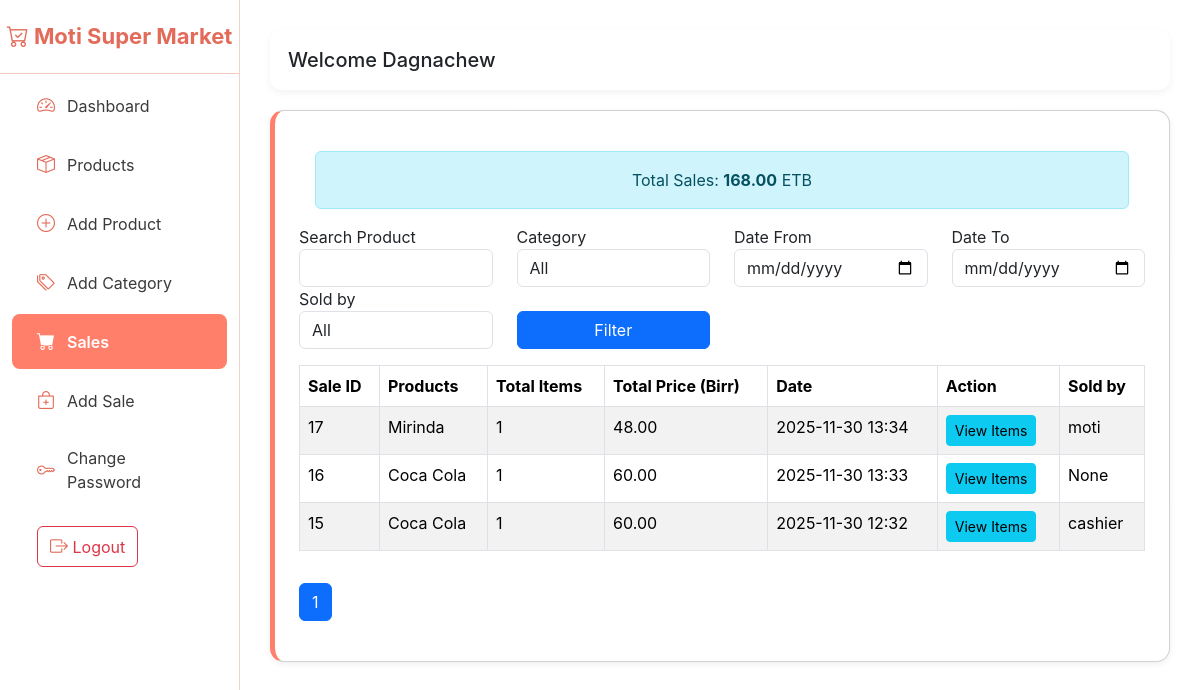
The page /sales/ (signed in) on the database as committed earlier.
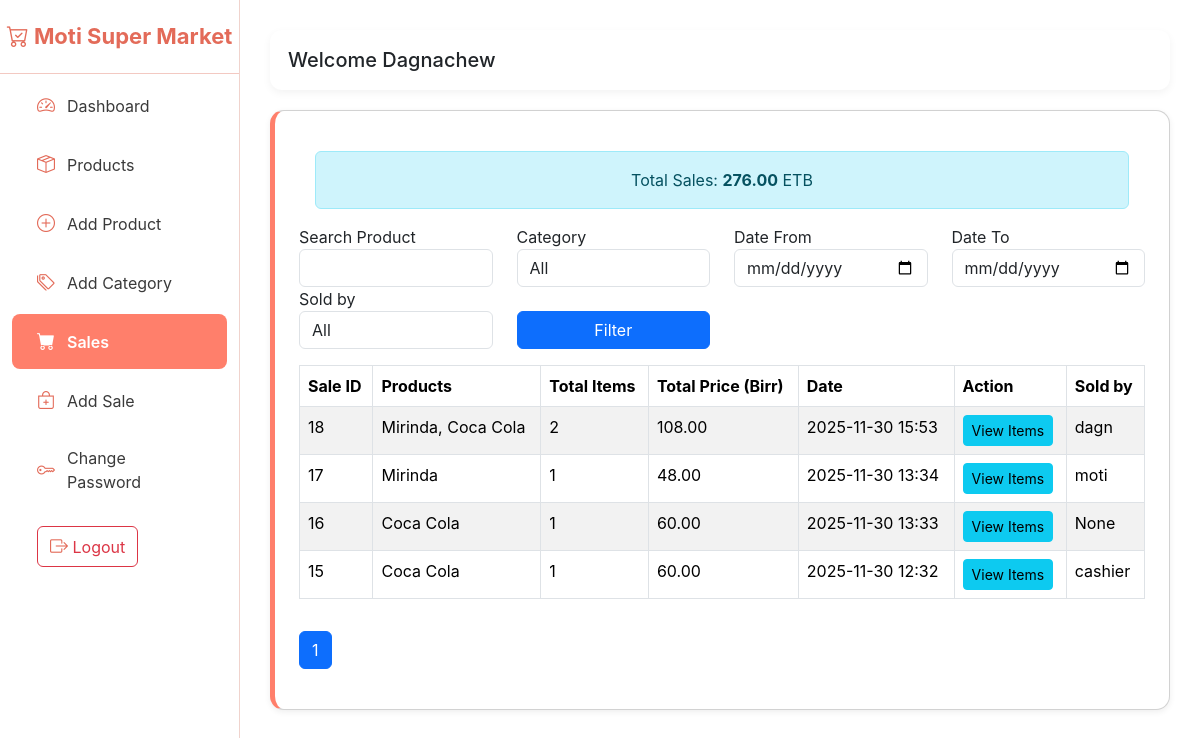
The same page on the database as committed later.
### authentication/models.py (models this page shows, shortened)
class CustomUser(AbstractUser):
    class UserType(models.TextChoices):
        ADMIN = "admin", "Admin"
        CASHIER = "cashier", "Cashier"
    user_type = models.CharField(
        max_length=20,
        choices=UserType.choices,
        default=UserType.CASHIER
    )
    middle_name = models.CharField(max_length=100, null=True, blank=True)
    company = models.ForeignKey(Company, on_delete=models.CASCADE)

### myapp/models.py (models this page shows, shortened)
class Sale(models.Model):
    created_at = models.DateTimeField(auto_now_add=True)
    total_price = models.DecimalField(max_digits=12, decimal_places=2, default=0)  # total for all items
    sold_by = models.ForeignKey(
        settings.AUTH_USER_MODEL,
        on_delete=models.CASCADE,
        related_name='sales', null=True, blank=True
    )

class Product(models.Model):
    name = models.CharField(max_length=200)
    category = models.ForeignKey(Category, on_delete=models.SET_NULL, null=True)
    barcode = models.CharField(max_length=100, blank=True, null=True)
    selling_price = models.DecimalField(max_digits=10, decimal_places=2)
    low_stock_threshold = models.PositiveIntegerField(default=10)  # NEW FIELD
    created_at = models.DateTimeField(auto_now_add=True)

### myapp/views.py (the view)
# urls.py: path('sales/', views.sales, name='sales'),
@login_required(login_url='/accounts/login')
@user_passes_test(is_admin)
def sales(request):
    today = date.today()
    search = request.GET.get('search', '').strip()
    category = request.GET.get('category')
    product_id = request.GET.get('product')
    date_from = request.GET.get('date_from', today)
    date_to = request.GET.get('date_to', today)
    sold_by = request.GET.get('sold_by')
    sale_items_qs = SaleItem.objects.select_related('product')
    sales = Sale.objects.prefetch_related(
        Prefetch('items', queryset=sale_items_qs, to_attr='sale_items')
    ).order_by('-created_at')
    if search:
        sales = sales.filter(items__product__name__icontains=search).distinct()
    if category:
        sales = sales.filter(items__product__category_id=category).distinct()
    if product_id:
        sales = sales.filter(items__product_id=product_id).distinct()
    if date_from:
        sales = sales.filter(created_at__date__gte=date_from)
    if date_to:
        sales = sales.filter(created_at__date__lte=date_to)
    if sold_by:
        sales = sales.filter(sold_by=sold_by)
    for sale in sales:
        sale.total_items = sum(item.quantity for item in sale.sale_items)
        sale.total_price = sum(item.total_price for item in sale.sale_items)
        sale.product_names = ", ".join(item.product.name for item in sale.sale_items)
    grand_total_price = sum(sale.total_price for sale in sales)
    paginator = Paginator(sales, 20)
    page_number = request.GET.get('page')
    page_obj = paginator.get_page(page_number)
    from authentication.models import CustomUser
    context = {
        'sales': page_obj,
        'page_obj': page_obj,
        'categories': Category.objects.all(),
        'products': Product.objects.all(),
        'values': request.GET,
        'users': CustomUser.objects.all(),
        'grand_total_price': grand_total_price,   # ✅ Pass to template
    }
    return render(request, 'sales.html', context)

### authentication/views.py (called while the page is built)
def is_admin(user):
    return user.user_type == 'admin'

### myapp/templatetags/money.py (called while the page is built)
@register.filter
def money(value):
    try:
        value = float(value)
        return f"{value:,.2f}"
    except:
        return value

### template/sales.html (shortened to what this page needs)
{% extends 'base.html' %}
{% block content %}
{% load money %}
<div class="card card-simple p-4">
<div class="alert alert-info m-3 text-center">
    Total Sales: <strong>{{ grand_total_price|money }}</strong> ETB
</div>
    <form method="GET" class="row">
        <div class="col-md-3 position-relative">
            <label>Search Product</label>
            <input type="text" id="product_input" name="search" value="{{ values.search }}" class="form-control" autocomplete="off">
        </div>
        <div class="col-md-3">
            <label>Category</label>
            <select name="category" class="form-control">
                <option value="">All</option>
            </select>
        </div>
        <div class="col-md-3">
            <label>Date From</label>
            <input type="date" name="date_from" value="{{ values.date_from }}" class="form-control">
        </div>
        <div class="col-md-3">
            <label>Date To</label>
            <input type="date" name="date_to" value="{{ values.date_to }}" class="form-control">
        </div>
        <div class="col-md-3">
            <label>Sold by</label>
            <select name="sold_by" class="form-control">
                <option value="">All</option>
            </select>
        </div>
        <div class="col-md-3 d-flex align-items-end">
            <button class="btn btn-primary w-100">Filter</button>
        </div>
    </form>
    <table class="table table-bordered table-striped mt-3">
        <thead>
            <tr>
                <th>Sale ID</th>
                <th>Products</th>
                <th>Total Items</th>
                <th>Total Price (Birr)</th>
                <th>Date</th>
                <th>Action</th>
                <th>Sold by</th>
            </tr>
        </thead>
        <tbody>
            {% for sale in sales %}
            <tr>
                <td>{{ sale.id }}</td>
                <td>{{ sale.product_names }}</td>
                <td>{{ sale.total_items }}</td>
                <td>{{ sale.total_price|money }}</td>
                <td>{{ sale.created_at|date:"Y-m-d H:i" }}</td>
                <td>
                    <a href="{% url 'sale_detail' sale.id %}" class="btn btn-sm btn-info">View Items</a>
                </td>
                 <td>{{ sale.sold_by }}</td>
            </tr>
            {% empty %}
            <tr>
                <td colspan="6" class="text-center text-muted">No sales found.</td>
            </tr>
            {% endfor %}
        </tbody>
    </table>
    <nav>
        <ul class="pagination mt-3">
            {% for num in page_obj.paginator.page_range %}
                <li class="page-item {% if page_obj.number == num %}active{% endif %}">
                    <a class="page-link" href="?page={{ num }}">{{ num }}</a>
                </li>
            {% endfor %}
        </ul>
    </nav>
</div>
{% endblock %}

### template/base.html (shortened to what this page needs)
<!DOCTYPE html>
<html lang="en">
<head>
    <link href="https://cdn.jsdelivr.net/npm/bootstrap@5.3.3/dist/css/bootstrap.min.css" rel="stylesheet">
    <link href="https://cdn.jsdelivr.net/npm/bootstrap-icons@1.10.5/font/bootstrap-icons.css" rel="stylesheet">
</head>
<body>
    <div class="sidebar">
        <div class="brand">
            <i class="bi bi-cart-check"></i> Moti Super Market
        </div>
        <a href="{% url 'home' %}" class="{% if request.resolver_match.url_name == 'cashier_view'  %}active{% endif %}">
            <i class="bi bi-speedometer2"></i> Dashboard
        </a>
        <a href="{% url 'products' %}" class="{% if request.resolver_match.url_name == 'products' %}active{% endif %}">
    <i class="bi bi-box-seam"></i> Products</a>
        <a href="{% url 'add_product' %}" class="{% if request.resolver_match.url_name == 'add_product' %}active{% endif %}">
            <i class="bi bi-plus-circle"></i> Add Product
        </a>
        <a href="{% url 'add_category' %}" class="{% if request.resolver_match.url_name == 'add_category' %}active{% endif %}">
    <i class="bi bi-tags"></i> Add Category
</a>
        <a href="{% url 'sales' %}" class="{% if request.resolver_match.url_name == 'sales' %}active{% endif %}">
            <i class="bi bi-cart-fill"></i> Sales
        </a>
        <a href="{% url 'add_sale' %}" class="{% if request.resolver_match.url_name == 'add_sale' %}active{% endif %}">
            <i class="bi bi-bag-plus"></i> Add Sale
        </a>
            <a href="{% url 'password_change' %}">
            <i class="bi bi-key"></i> Change Password
        </a>
        <a>
            <form method="POST" action="{% url 'logout' %}">
                <button type="submit" class="btn btn-outline-danger">
                    <i class="bi bi-box-arrow-right"></i> Logout
                </button>
            </form>
        </a>
    </div>
    <div class="main-content">
        <div class="top-bar">
            <h5 class="m-0">Welcome {{request.user.first_name}}</h5>
        </div>
        <div>
            {% block content %}
            {% endblock %}
        </div>
    </div>
</body>
</html>

### template/base.html (style rules this page uses)
:root { --coral: #ff7f6b; --coral-dark: #e36b59; --coral-light: #ff9e8c; --sidebar-bg: white; --sidebar-text: #3a3a3a; --sidebar-hover: #ffe5e0; --accent: #ff7f6b; }
body { font-family: 'Inter', sans-serif; }
.sidebar { width: 240px; height: 100vh; background: var(--sidebar-bg); border-right: 1px solid #f0d3cd; padding-top: 20px; position: fixed; }
.sidebar .brand { font-size: 22px; font-weight: 700; color: var(--coral-dark); text-align: center; padding-bottom: 20px; border-bottom: 1px solid #f3c9c2; }
.sidebar a { color: var(--sidebar-text); padding: 14px 25px; display: flex; align-items: center; gap: 12px; font-size: 16px; text-decoration: none; transition: 0.25s; border-radius: 8px; margin: 4px 12px; }
.sidebar a i { font-size: 18px; color: var(--coral-dark); }
.sidebar a.active { background: var(--coral); color: white; font-weight: 600; }
.sidebar a.active i { color: white; }
.main-content { margin-left: 240px; padding: 30px; }
.top-bar { background: white; padding: 18px; border-radius: 12px; box-shadow: 0 3px 8px rgba(0,0,0,0.05); margin-bottom: 20px; }
.card-simple { border-radius: 14px; background: white; padding: 20px; box-shadow: 0 2px 6px rgba(0,0,0,0.07); border-left: 5px solid var(--coral); }

Rows that differ between the two databases and show on the page:
added Sale: id "18", product_names "Mirinda, Coca Cola", total_items "2", total_price "108.00", created_at "2025-11-30 15:53", sold_by "dagn"
Other text that changed with them:
{{ grand_total_price|money }}: "168.00" → "276.00"
